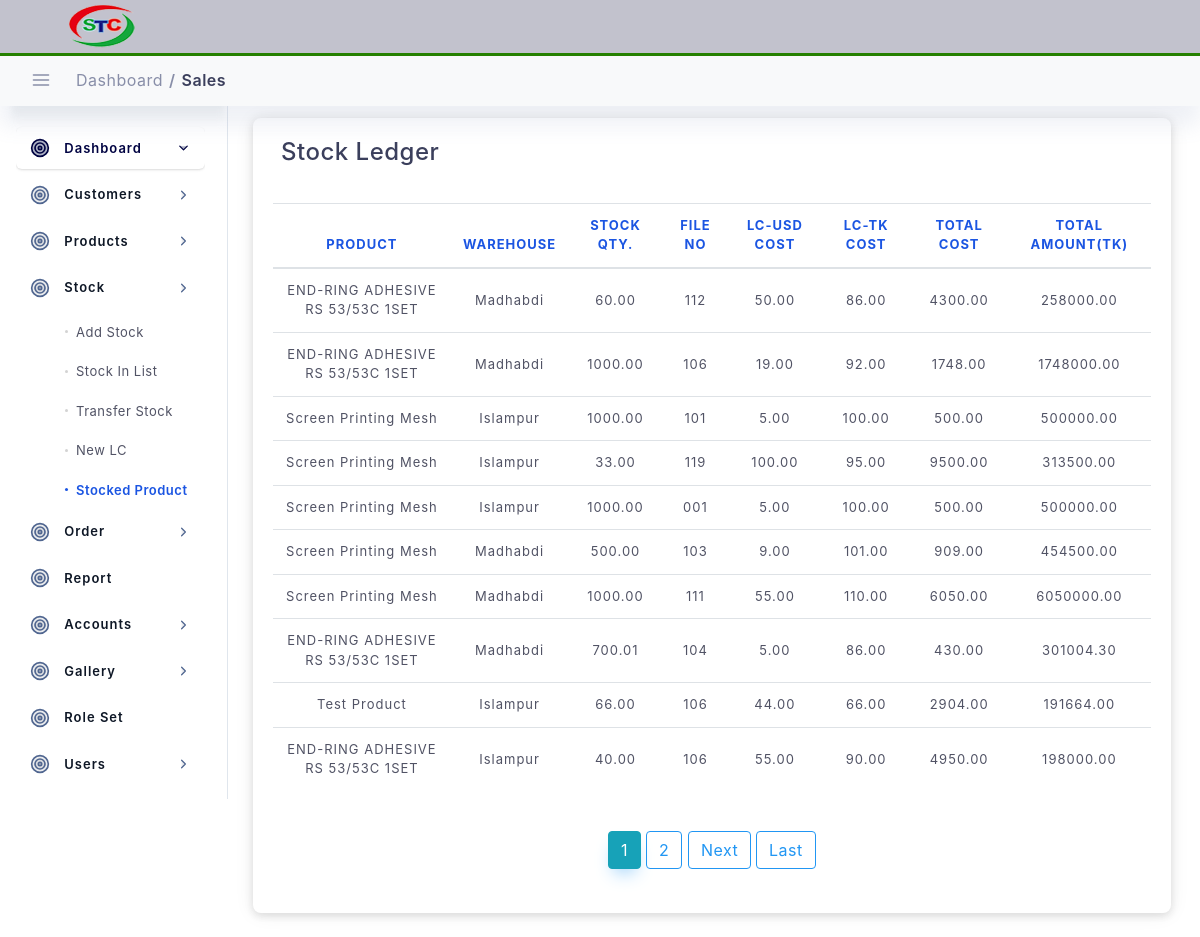
/stock/stocked-product-list (signed in), run on an earlier commit of the app's database.
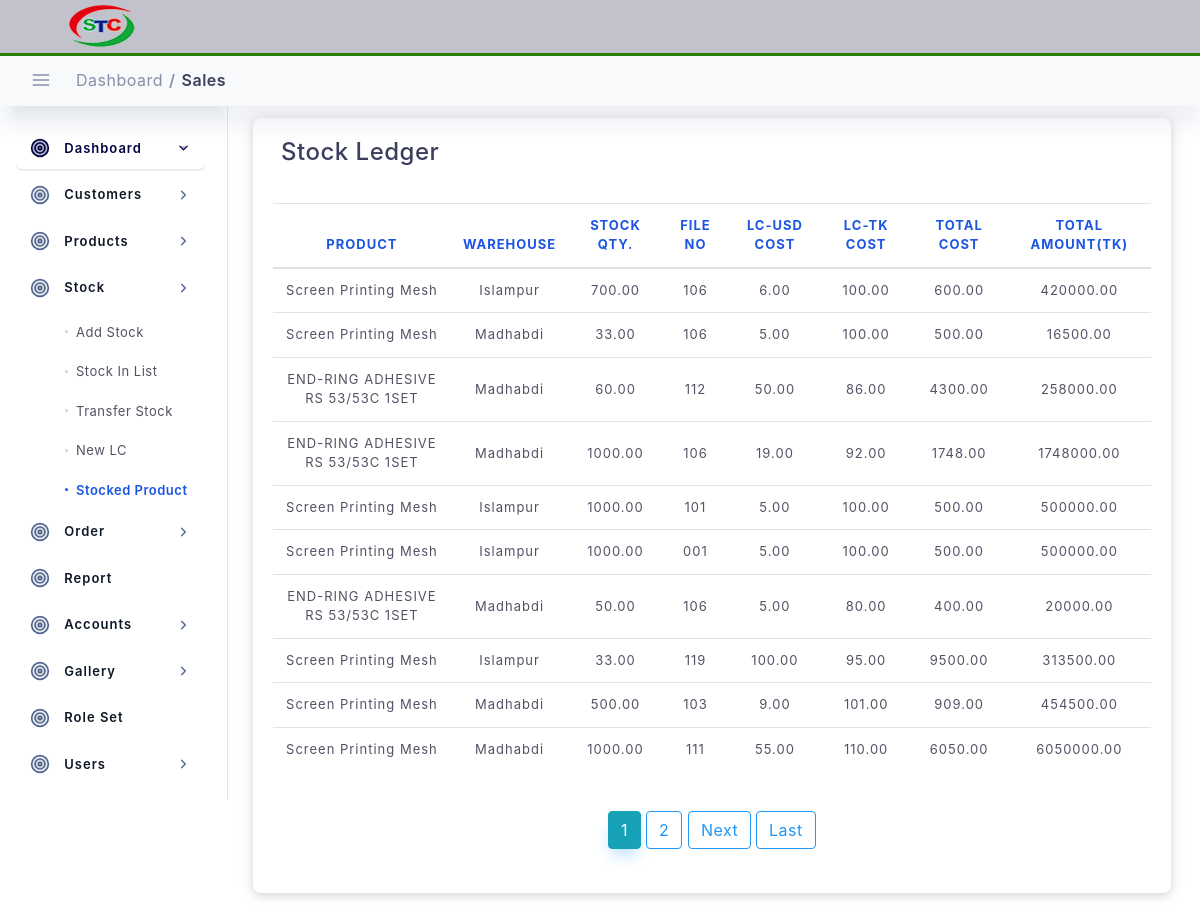
And on a later commit of the database.
### stock/models.py (models this page shows, shortened)
class Stock(models.Model):
    transaction_no = models.CharField(max_length=100, primary_key=True, default=transaction_no)
    created_at = models.DateTimeField(blank=True, null=True, auto_now_add=True)
    updated_at = models.DateTimeField(blank=True, null=True, auto_now=True)
    stock_in_date = models.DateField(blank=True, null=True)
    product = models.ForeignKey(Products, on_delete=models.DO_NOTHING, )
    warehouse = models.ForeignKey(Warehouse, on_delete=models.DO_NOTHING, )
    quantity = models.DecimalField(max_digits=20, decimal_places=2)
    file_no = models.CharField(max_length=100)
    lc_per_dollar_cost_tk = models.DecimalField(max_digits=20, decimal_places=2)
    lc_unit_cost_usd = models.DecimalField(max_digits=20, decimal_places=2)
    lc_unit_cost_tk = models.DecimalField(max_digits=20, decimal_places=2)
    total_amount_tk = models.DecimalField(max_digits=20, decimal_places=2)
    author = models.ForeignKey(User, on_delete=models.DO_NOTHING, )
    is_active = models.BooleanField(default=True)
    class Meta:
        unique_together = (('stock_in_date', 'file_no', 'product'),)

### setup_data/models.py (models this page shows)
class Products(models.Model):
    created_at = models.DateTimeField(blank=True, null=True, auto_now_add=True)
    updated_at = models.DateTimeField(blank=True, null=True, auto_now=True)
    product_name = models.CharField(max_length=100, )
    packing = models.CharField(max_length=20, blank=True, null=True)
    price = models.DecimalField(max_digits=20, decimal_places=2)
    author = models.ForeignKey(User, on_delete=models.DO_NOTHING, )
    category = models.ForeignKey(Category, on_delete=models.DO_NOTHING, )
    origin = models.ForeignKey(Origin, on_delete=models.DO_NOTHING, )
    is_active = models.BooleanField(default=True)
    def __str__(self):
        return self.product_name

class Warehouse(models.Model):
    created_at = models.DateTimeField(blank=True, null=True, auto_now_add=True)
    updated_at = models.DateTimeField(blank=True, null=True, auto_now=True)
    warehouse_name = models.CharField(max_length=100)
    author = models.ForeignKey(User, on_delete=models.DO_NOTHING, )
    is_active = models.BooleanField(default=True)
    def __str__(self):
        return self.warehouse_name

### stock/views.py (the view)
# urls.py: path('stocked-product-list', views.StockedProductListView.as_view(), name="stocked-product-list"),
class StockedProductListView(LoginRequiredMixin, ListView, ):
    model = Stock  # Model I want to Covert to List
    template_name = 'stock/stocked_product_list.html'  # Template Name
    context_object_name = 'stocks'  # Change default name of objectList
    ordering = ['-stock_in_date', '-updated_at']  # Ordering post LIFO
    paginate_by = 10  # number of page I want to show in single page
    def get_context_data(self, **kwargs):
        context = super().get_context_data(**kwargs)
        context["title"] = "Stocked Product"
        context["nav_bar"] = "stocked_product"
        context['stock_list'] = self.model.objects.all()
        return context

### templates/stock/stocked_product_list.html (shortened to what this page needs)
{% extends "main/base.html" %}
{% load static %}
{% block content %}
<div class="col-lg-12 p-4">
    <div class="statbox widget box box-shadow">
        <div class="widget-header">
            <div class="row pb-4">
                <div class="mb-1 col-lg-8">
                    <h4>Stock Ledger</h4>
                </div>
            </div>
        </div>
        <div class="scrollme">
            <table class="table table-hover" id="dataTable">
                <thead>
                <tr>
                    <th class="text-center">Product</th>
                    <th class="text-center">Warehouse</th>
                    <th class="text-center">Stock Qty.</th>
                    <th class="text-center">File No</th>
                    <th class="text-center">LC-USD Cost</th>
                    <th class="text-center">LC-TK Cost</th>
                    <th class="text-center">Total Cost</th>
                    <th class="text-center">Total Amount(TK)</th>
                </tr>
                </thead>
                <tbody>
                {% for stock in stocks %}
                <tr>
                    <td class="text-center">{{stock.product}}</td>
                    <td class="text-center">{{stock.warehouse}}</td>
                    <td class="text-center">{{stock.quantity}}</td>
                    <td class="text-center">{{stock.file_no}}</td>
                    <td class="text-center">{{stock.lc_unit_cost_usd}}</td>
                    <td class="text-center">{{stock.lc_per_dollar_cost_tk}}</td>
                    <td class="text-center">{{stock.lc_unit_cost_tk}}</td>
                    <td class="text-center">{{stock.total_amount_tk}}</td>
                </tr>
                {% endfor %}
                </tbody>
            </table>
            <div class="d-flex justify-content-center">
                <div class="mt-4">
                    {% if is_paginated %}
                    {% for num in page_obj.paginator.page_range %}
                    {% if page_obj.number == num %}
                    <a class="btn btn-info mb-4" href="?page={{ num }}">{{ num }}</a>
                    {% elif num > page_obj.number|add:'-3' and num < page_obj.number|add:'3' %}
                    <a class="btn btn-outline-info mb-4" href="?page={{ num }}">{{ num }}</a>
                    {% endif %}
                    {% endfor %}
                    {% if page_obj.has_next %}
                    <a class="btn btn-outline-info mb-4" href="?page={{ page_obj.next_page_number }}">Next</a>
                    <a class="btn btn-outline-info mb-4" href="?page={{ page_obj.paginator.num_pages }}">Last</a>
                    {% endif %}
                    {% endif %}
                </div>
            </div>
        </div>
    </div>
</div>
{% endblock content %}

What changed in the data, as far as the page shows it:
no longer on this page (row edited): Stock: product "END-RING ADHESIVE RS 53/53C 1SET", warehouse "Madhabdi", quantity "700.01", file_no "104", lc_unit_cost_usd "5.00", lc_per_dollar_cost_tk "86.00", lc_unit_cost_tk "430.00", total_amount_tk "301004.30"
no longer on this page (row edited): Stock: product "Test Product", warehouse "Islampur", quantity "66.00", file_no "106", lc_unit_cost_usd "44.00", lc_per_dollar_cost_tk "66.00", lc_unit_cost_tk "2904.00", total_amount_tk "191664.00"
no longer on this page (row edited): Stock: product "END-RING ADHESIVE RS 53/53C 1SET", warehouse "Islampur", quantity "40.00", file_no "106", lc_unit_cost_usd "55.00", lc_per_dollar_cost_tk "90.00", lc_unit_cost_tk "4950.00", total_amount_tk "198000.00"
added Stock: product "Screen Printing Mesh", warehouse "Islampur", quantity "700.00", file_no "106", lc_unit_cost_usd "6.00", lc_per_dollar_cost_tk "100.00", lc_unit_cost_tk "600.00", total_amount_tk "420000.00"
added Stock: product "Screen Printing Mesh", warehouse "Madhabdi", quantity "33.00", file_no "106", lc_unit_cost_usd "5.00", lc_per_dollar_cost_tk "100.00", lc_unit_cost_tk "500.00", total_amount_tk "16500.00"
changed Stock (number 6 of 10 on the later page): moves up the list
added Stock: product "END-RING ADHESIVE RS 53/53C 1SET", warehouse "Madhabdi", quantity "50.00", file_no "106", lc_unit_cost_usd "5.00", lc_per_dollar_cost_tk "80.00", lc_unit_cost_tk "400.00", total_amount_tk "20000.00"
